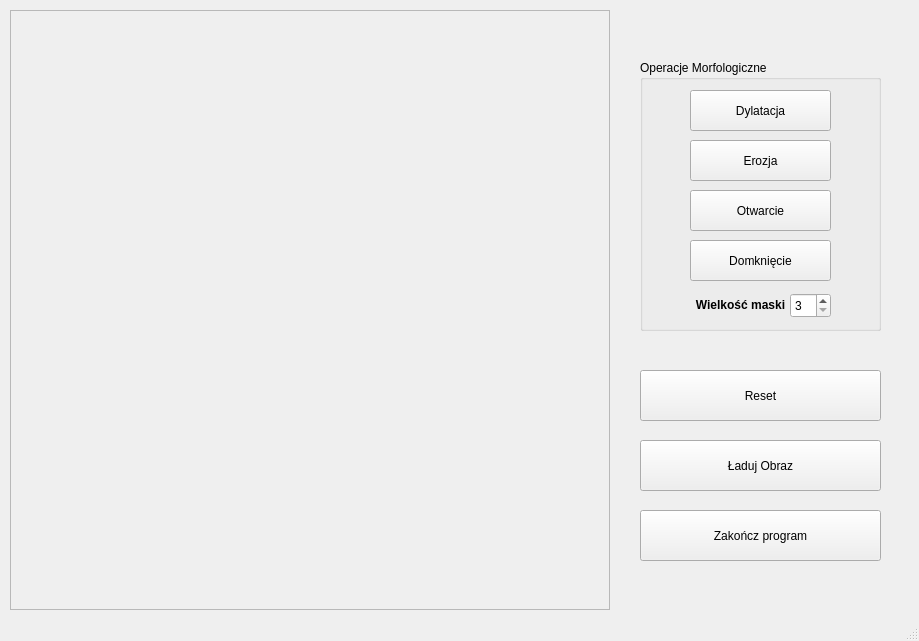
<?xml version="1.0" encoding="UTF-8"?>
<ui version="4.0">
 <class>MyWindow</class>
 <widget class="QMainWindow" name="MyWindow">
  <property name="geometry">
   <rect>
    <x>0</x>
    <y>0</y>
    <width>919</width>
    <height>641</height>
   </rect>
  </property>
  <property name="windowTitle">
   <string>MyWindow</string>
  </property>
  <widget class="QWidget" name="centralWidget">
   <widget class="QFrame" name="rysujFrame">
    <property name="geometry">
     <rect>
      <x>10</x>
      <y>10</y>
      <width>600</width>
      <height>600</height>
     </rect>
    </property>
    <property name="frameShape">
     <enum>QFrame::StyledPanel</enum>
    </property>
    <property name="frameShadow">
     <enum>QFrame::Raised</enum>
    </property>
   </widget>
   <widget class="QPushButton" name="exitButton">
    <property name="geometry">
     <rect>
      <x>640</x>
      <y>510</y>
      <width>241</width>
      <height>51</height>
     </rect>
    </property>
    <property name="text">
     <string>Zakończ program</string>
    </property>
   </widget>
   <widget class="QPushButton" name="resetButton">
    <property name="geometry">
     <rect>
      <x>640</x>
      <y>370</y>
      <width>241</width>
      <height>51</height>
     </rect>
    </property>
    <property name="text">
     <string>Reset</string>
    </property>
   </widget>
   <widget class="QPushButton" name="loadButton">
    <property name="geometry">
     <rect>
      <x>640</x>
      <y>440</y>
      <width>241</width>
      <height>51</height>
     </rect>
    </property>
    <property name="text">
     <string>Ładuj Obraz</string>
    </property>
   </widget>
   <widget class="QGroupBox" name="groupBox">
    <property name="geometry">
     <rect>
      <x>640</x>
      <y>60</y>
      <width>241</width>
      <height>271</height>
     </rect>
    </property>
    <property name="title">
     <string>Operacje Morfologiczne</string>
    </property>
    <widget class="QPushButton" name="dylatacjaButton">
     <property name="geometry">
      <rect>
       <x>50</x>
       <y>30</y>
       <width>141</width>
       <height>41</height>
      </rect>
     </property>
     <property name="text">
      <string>Dylatacja</string>
     </property>
    </widget>
    <widget class="QLabel" name="maskLabel">
     <property name="geometry">
      <rect>
       <x>50</x>
       <y>235</y>
       <width>101</width>
       <height>20</height>
      </rect>
     </property>
     <property name="font">
      <font>
       <bold>true</bold>
      </font>
     </property>
     <property name="text">
      <string>Wielkość maski</string>
     </property>
     <property name="alignment">
      <set>Qt::AlignCenter</set>
     </property>
    </widget>
    <widget class="QSpinBox" name="maskSpinBox">
     <property name="geometry">
      <rect>
       <x>150</x>
       <y>233</y>
       <width>41</width>
       <height>25</height>
      </rect>
     </property>
     <property name="minimum">
      <number>3</number>
     </property>
     <property name="maximum">
      <number>9</number>
     </property>
     <property name="singleStep">
      <number>2</number>
     </property>
    </widget>
    <widget class="QPushButton" name="erozjaButton">
     <property name="geometry">
      <rect>
       <x>50</x>
       <y>80</y>
       <width>141</width>
       <height>41</height>
      </rect>
     </property>
     <property name="text">
      <string>Erozja</string>
     </property>
    </widget>
    <widget class="QPushButton" name="domkniecieButton">
     <property name="geometry">
      <rect>
       <x>50</x>
       <y>180</y>
       <width>141</width>
       <height>41</height>
      </rect>
     </property>
     <property name="text">
      <string>Domknięcie</string>
     </property>
    </widget>
    <widget class="QPushButton" name="otwarcieButton">
     <property name="geometry">
      <rect>
       <x>50</x>
       <y>130</y>
       <width>141</width>
       <height>41</height>
      </rect>
     </property>
     <property name="text">
      <string>Otwarcie</string>
     </property>
    </widget>
   </widget>
  </widget>
  <widget class="QStatusBar" name="statusBar"/>
 </widget>
 <layoutdefault spacing="6" margin="11"/>
 <resources/>
 <connections/>
</ui>
